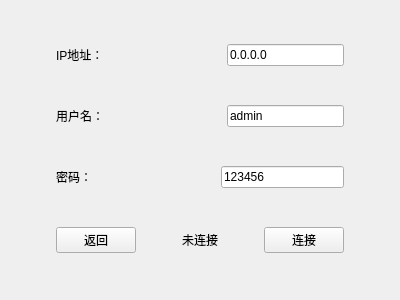
<?xml version="1.0" encoding="UTF-8"?>
<ui version="4.0">
 <class>MachineListSetting</class>
 <widget class="QWidget" name="MachineListSetting">
  <property name="geometry">
   <rect>
    <x>0</x>
    <y>0</y>
    <width>400</width>
    <height>300</height>
   </rect>
  </property>
  <property name="windowTitle">
   <string>Form</string>
  </property>
  <layout class="QHBoxLayout" name="horizontalLayout_5">
   <item>
    <spacer name="horizontalSpacer_3">
     <property name="orientation">
      <enum>Qt::Horizontal</enum>
     </property>
     <property name="sizeHint" stdset="0">
      <size>
       <width>40</width>
       <height>20</height>
      </size>
     </property>
    </spacer>
   </item>
   <item>
    <layout class="QVBoxLayout" name="verticalLayout">
     <item>
      <layout class="QHBoxLayout" name="horizontalLayout">
       <item>
        <widget class="QLabel" name="ipLabel">
         <property name="text">
          <string>IP地址：</string>
         </property>
        </widget>
       </item>
       <item>
        <spacer name="horizontalSpacer_5">
         <property name="orientation">
          <enum>Qt::Horizontal</enum>
         </property>
         <property name="sizeHint" stdset="0">
          <size>
           <width>40</width>
           <height>20</height>
          </size>
         </property>
        </spacer>
       </item>
       <item>
        <widget class="QLineEdit" name="ipLineEdit">
         <property name="text">
          <string>0.0.0.0</string>
         </property>
        </widget>
       </item>
      </layout>
     </item>
     <item>
      <layout class="QHBoxLayout" name="horizontalLayout_2">
       <item>
        <widget class="QLabel" name="usernameLabel">
         <property name="text">
          <string>用户名：</string>
         </property>
        </widget>
       </item>
       <item>
        <spacer name="horizontalSpacer_6">
         <property name="orientation">
          <enum>Qt::Horizontal</enum>
         </property>
         <property name="sizeHint" stdset="0">
          <size>
           <width>40</width>
           <height>20</height>
          </size>
         </property>
        </spacer>
       </item>
       <item>
        <widget class="QLineEdit" name="usernameLineEdit">
         <property name="text">
          <string>admin</string>
         </property>
        </widget>
       </item>
      </layout>
     </item>
     <item>
      <layout class="QHBoxLayout" name="horizontalLayout_3">
       <item>
        <widget class="QLabel" name="passwordLabel">
         <property name="text">
          <string>密码：</string>
         </property>
        </widget>
       </item>
       <item>
        <spacer name="horizontalSpacer_7">
         <property name="orientation">
          <enum>Qt::Horizontal</enum>
         </property>
         <property name="sizeHint" stdset="0">
          <size>
           <width>40</width>
           <height>20</height>
          </size>
         </property>
        </spacer>
       </item>
       <item>
        <widget class="QLineEdit" name="passwordLineEdit">
         <property name="text">
          <string>123456</string>
         </property>
        </widget>
       </item>
      </layout>
     </item>
     <item>
      <layout class="QHBoxLayout" name="horizontalLayout_4">
       <item>
        <widget class="QPushButton" name="backButton">
         <property name="text">
          <string>返回</string>
         </property>
        </widget>
       </item>
       <item>
        <spacer name="horizontalSpacer">
         <property name="orientation">
          <enum>Qt::Horizontal</enum>
         </property>
         <property name="sizeHint" stdset="0">
          <size>
           <width>40</width>
           <height>20</height>
          </size>
         </property>
        </spacer>
       </item>
       <item>
        <widget class="QLabel" name="infoLabel">
         <property name="text">
          <string>未连接</string>
         </property>
        </widget>
       </item>
       <item>
        <spacer name="horizontalSpacer_4">
         <property name="orientation">
          <enum>Qt::Horizontal</enum>
         </property>
         <property name="sizeHint" stdset="0">
          <size>
           <width>40</width>
           <height>20</height>
          </size>
         </property>
        </spacer>
       </item>
       <item>
        <widget class="QPushButton" name="connectButton">
         <property name="text">
          <string>连接</string>
         </property>
        </widget>
       </item>
      </layout>
     </item>
    </layout>
   </item>
   <item>
    <spacer name="horizontalSpacer_2">
     <property name="orientation">
      <enum>Qt::Horizontal</enum>
     </property>
     <property name="sizeHint" stdset="0">
      <size>
       <width>40</width>
       <height>20</height>
      </size>
     </property>
    </spacer>
   </item>
  </layout>
 </widget>
 <resources/>
 <connections/>
</ui>
